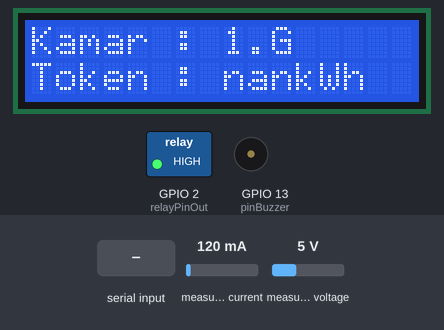
Bench run of a sketch on a simulated ESP32. Parts: 16×2 character LCD, switched loads named in the sketch (green lamp = pin HIGH), buzzer (waves = sounding, pin HIGH). The inputs (shaded band) are chosen by the test bench; at power-on: measured current 120 mA, measured voltage 5 V. EEPROM starts erased; nothing arrives over Bluetooth unless stated; what the sketch prints to the serial monitor is not drawn.

Above: at 1.2 s.
1.3 s: "0\n" received over the second serial link
At 1.56 s:
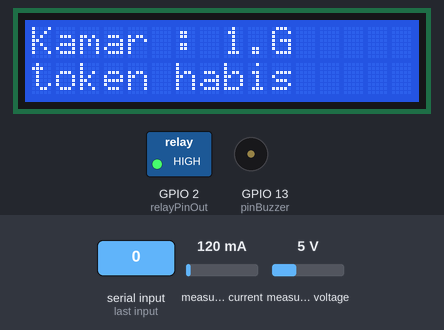
At 2.5 s:
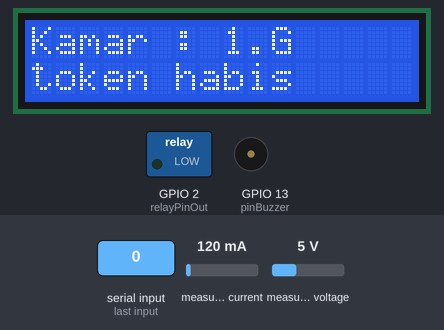
3.1 s: "5\n" received over the second serial link
At 6.2 s:
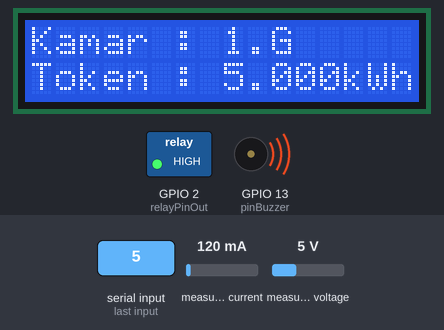
Timing chart, 0 to 12.1 s (numbered marks = the images above; inputs shaded):
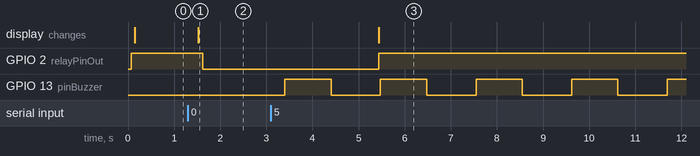

Measured:
- after the input at 1.3 s, GPIO 2 (relayPinOut): HIGH → LOW after 0.32 s; the display: changes after 0.22 s (image 1)
- after the input at 3.1 s, GPIO 2 (relayPinOut): LOW → HIGH after 2.3 s; GPIO 13 (pinBuzzer): alternates HIGH for 1.0 s and LOW for 1.1 s, starting after 0.30 s; the display: changes after 2.3 s (image 3)

The sketch:

ESP32_kWhMeter.ino
```cpp
#include <LiquidCrystal_I2C.h>
#include <PZEM004Tv30.h>
#include "EEPROM.h"
#define I2CADDR 0x20 // Set the Address of the PCF8574

#include "BluetoothSerial.h"
#if !defined(CONFIG_BT_ENABLED) || !defined(CONFIG_BLUEDROID_ENABLED)
#error Bluetooth is not enabled! Please run `make menuconfig` to and enable it
#endif

BluetoothSerial SerialBT;

String IdKamar = "1.G";

int eeAddress = 0; // eeprom eddress
#define EEPROM_SIZE 12
// int boardId = 18;

int relayPinOut = 2;
// int contact = 0;
int decimalValue = 0;
float inputInt;

// String passWordString = "123456";
// String inputString = "";
// String inputString2 = "";
// String inputString3 = "";
// String androidInput = "";
// String androidInput2 = "";
String inData;

LiquidCrystal_I2C lcd(0x27, 16, 2);
unsigned long startMillis;
unsigned long currentMillis;
unsigned long period = 0.1; //0.001
// int getNextkey = 0;

// PZEM004Tv30 pzem(14, 12);
PZEM004Tv30 pzem(&Serial2);
float energy; // kWh
float power;  // Watt
// float token_spent; // satuan kWh
float token_remaining = 0.00; //  token Value satuan kWh
float token_remaining2;
// float pricePerkWh = 0.00; // price per kWh

// BUZZER
int pinBuzzer = 13;

void setup()
{
  //  delay(1000);
  Serial.begin(115200);
  SerialBT.begin(IdKamar); // Bluetooth device name
  while (!Serial)
    ;
  // set up the LCD's number of columns and rows:
  //  lcd.begin(16, 2);
  lcd.init();
  lcd.backlight();
  lcd.setCursor(0, 0);
  lcd.print("Kamar : " + IdKamar);
  // relaysetup
  pinMode(relayPinOut, OUTPUT);
  digitalWrite(relayPinOut, HIGH);

  startMillis = millis();

  // Load eeprom token
  EEPROM.begin(EEPROM_SIZE);
  float token_saveddata;
  token_saveddata = EEPROM.readFloat(eeAddress);
  token_remaining = token_saveddata;
  // Serial.println(token_remaining, 4);

  // pinBuzzer
  pinMode(pinBuzzer, OUTPUT);
}

void loop()
{
  currentMillis = millis();
  Serial.print("token remaining: ");
  Serial.println(token_remaining);
  energy = pzem.energy();
  power = pzem.power();
  int powerDecimalValue = getDecimalValue(power);
  int energyDecimalValue = getDecimalValue(power);
  int token_remainingDecimalValue = getDecimalValue(token_remaining);
  if (currentMillis - startMillis >= period)
  {
    if (!isnan(energy))
    {
      bluetoothKey();
      token_remaining2 = token_remaining - energy;
      // Serial.print("Read TOken: ");
      // Serial.println(token_remaining2);
      if (token_remaining2 <= 0)
      {
        lcd.setCursor(0, 1);
        lcd.print("                     ");
        lcd.setCursor(0, 1);
        lcd.print("token habis");
        delay(100);
      }
      else if ((token_remaining2 <= 5) && (token_remaining2 > 0)) // harus disesuaikan lagi
      {
        digitalWrite(pinBuzzer, HIGH);
        delay(1000);
        digitalWrite(pinBuzzer, LOW);
        delay(1000);
        lcd.setCursor(0, 1);
        lcd.print("               ");
        lcd.setCursor(0, 1);
        lcd.print("Token :");
        lcd.setCursor(8, 1);
        lcd.print(token_remaining2, token_remainingDecimalValue);
        lcd.print("kWh");
      }
      else
      {
        lcd.setCursor(0, 1);
        lcd.print("               ");
        lcd.setCursor(0, 1);
        lcd.print("Token :");
        lcd.setCursor(8, 1);
        lcd.print(token_remaining2, token_remainingDecimalValue);
        lcd.print("kWh");
        delay(100);
      }
    }
    else
    {
      lcd.setCursor(0, 1);
      lcd.print("                     ");
      lcd.setCursor(0, 1);
      lcd.print("Error! No Power");
      delay(100);
    }
    startMillis = currentMillis;
  }
  if (token_remaining2 <= 0)
  {
    pzem.resetEnergy();
    digitalWrite(relayPinOut, LOW);
  }
  else
  {
    digitalWrite(relayPinOut, HIGH);
  }
  // bluetoothKey();
}

float getDecimalValue(float power)
{
  // float power = pzem.power() * 1000;
  if (power < 10)
  {
    decimalValue = 3;
  }
  else if (10 <= power && power < 100) // x < 5 &&  x < 10
  {
    decimalValue = 2;
  }
  else if (100 <= power && power < 1000) // x < 5 &&  x < 10
  {
    decimalValue = 1;
  }
  else
  {
    decimalValue = 0;
  }
  return decimalValue;
}

void bluetoothKey()
{

  if (SerialBT.available())
  {
    char recieved = SerialBT.read();
    inData += recieved;
    if (recieved == '\n')
    {
      inputInt = inData.toFloat();
      if (inputInt == 0)
      {
        token_remaining = 0.00;
        token_remaining2 = token_remaining;
        EEPROM.begin(EEPROM_SIZE);
        EEPROM.writeFloat(eeAddress, token_remaining); // EEPROM.put(address, param);
        EEPROM.commit();
      }
      else
      {
        token_remaining = token_remaining + inputInt;
        // token_remaining2 = token_remaining;
        EEPROM.begin(EEPROM_SIZE);
        EEPROM.writeFloat(eeAddress, token_remaining); // EEPROM.put(address, param);
        EEPROM.commit();
      }
      inData = "";
    }
  }
}
```
